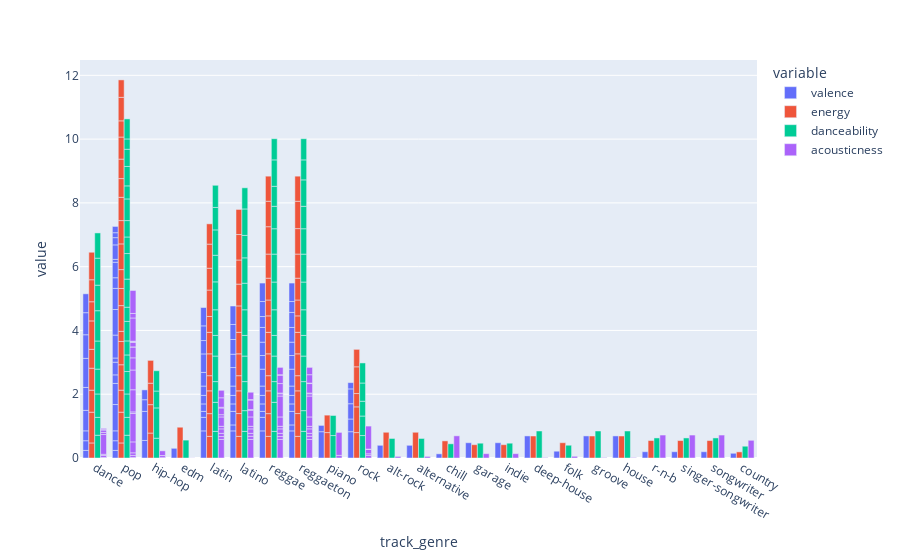

Notebook code for this chart:
### Markdown cell above
# Visualization of dataset

### Code cell
# Selecting the top 100 tracks based on the 'popularity' column
popular_genres = music_data.nlargest(100, 'popularity')

# Creating a grouped bar chart using Plotly Express to visualize track characteristics
fig = px.bar(
    popular_genres, 
    x='track_genre', 
    y=['valence', 'energy', 'danceability', 'acousticness'], 
    barmode='group'
)

# Displaying the interactive bar chart
fig.show()

### Figure 1 — Plotly figure (JSON) as saved in the notebook; plotly's stock layout.template omitted (floating-point values rounded to 4 significant figures)
{"data": [{"alignmentgroup": "True", "hovertemplate": "variable=valence<br>track_genre=%{x}<br>value=%{y}<extra></extra>", "legendgroup": "valence", "marker": {"color": "#636efa", "pattern": {"shape": ""}}, "name": "valence", "offsetgroup": "valence", "orientation": "v", "showlegend": true, "textposition": "auto", "type": "bar", "x": ["dance", "pop", "hip-hop", "dance", "edm", "latin", "latino", "pop", "reggae", "reggaeton", "latin", "latin", "latino", "latino", "reggae", "reggae", "reggaeton", "reggaeton", "dance", "latin", "latino", "piano", "pop", "pop", "rock", "latin", "latino", "pop", "reggae", "reggaeton", "latin", "latino", "pop", "reggae", "reggae", "reggaeton", "reggaeton", "alt-rock", "alternative", "chill", "dance", "latin", "pop", "pop", "reggae", "reggae", "reggaeton", "reggaeton", "rock", "dance", "dance", "garage", "hip-hop", "indie", "pop", "pop", "pop", "rock", "hip-hop", "latin", "latin", "latin", "latino", "latino", "latino", "pop", "reggae", "reggaeton", "dance", "dance", "deep-house", "folk", "groove", "hip-hop", "house", "latin", "latino", "latino", "piano", "pop", "pop", "pop", "pop", "pop", "pop", "r-n-b", "reggae", "reggae", "reggae", "reggae", "reggaeton", "reggaeton", "reggaeton", "reggaeton", "rock", "rock", "singer-songwriter", "songwriter", "country", "dance"], "xaxis": "x", "y": [0.238, 0.238, 0.55, 0.304, 0.304, 0.85, 0.85, 0.304, 0.85, 0.85, 0.425, 0.187, 0.187, 0.425, 0.425, 0.187, 0.187, 0.425, 0.31, 0.234, 0.234, 0.825, 0.31, 0.825, 0.825, 0.268, 0.268, 0.662, 0.234, 0.234, 0.292, 0.292, 0.268, 0.268, 0.292, 0.268, 0.292, 0.398, 0.398, 0.131, 0.642, 0.428, 0.398, 0.131, 0.53, 0.428, 0.53, 0.428, 0.398, 0.719, 0.912, 0.479, 0.912, 0.479, 0.719, 0.802, 0.662, 0.479, 0.366, 0.58, 0.419, 0.461, 0.58, 0.419, 0.461, 0.334, 0.419, 0.419, 0.74, 0.692, 0.692, 0.213, 0.692, 0.308, 0.692, 0.575, 0.471, 0.579, 0.197, 0.486, 0.0899, 0.454, 0.227, 0.155, 0.197, 0.197, 0.461, 0.342, 0.471, 0.579, 0.461, 0.471, 0.342, 0.579, 0.465, 0.197, 0.197, 0.197, 0.148, 0.592], "yaxis": "y"}, {"alignmentgroup": "True", "hovertemplate": "variable=energy<br>track_genre=%{x}<br>value=%{y}<extra></extra>", "legendgroup": "energy", "marker": {"color": "#EF553B", "pattern": {"shape": ""}}, "name": "energy", "offsetgroup": "energy", "orientation": "v", "showlegend": true, "textposition": "auto", "type": "bar", "x": ["dance", "pop", "hip-hop", "dance", "edm", "latin", "latino", "pop", "reggae", "reggaeton", "latin", "latin", "latino", "latino", "reggae", "reggae", "reggaeton", "reggaeton", "dance", "latin", "latino", "piano", "pop", "pop", "rock", "latin", "latino", "pop", "reggae", "reggaeton", "latin", "latino", "pop", "reggae", "reggae", "reggaeton", "reggaeton", "alt-rock", "alternative", "chill", "dance", "latin", "pop", "pop", "reggae", "reggae", "reggaeton", "reggaeton", "rock", "dance", "dance", "garage", "hip-hop", "indie", "pop", "pop", "pop", "rock", "hip-hop", "latin", "latin", "latin", "latino", "latino", "latino", "pop", "reggae", "reggaeton", "dance", "dance", "deep-house", "folk", "groove", "hip-hop", "house", "latin", "latino", "latino", "piano", "pop", "pop", "pop", "pop", "pop", "pop", "r-n-b", "reggae", "reggae", "reggae", "reggae", "reggaeton", "reggaeton", "reggaeton", "reggaeton", "rock", "rock", "singer-songwriter", "songwriter", "country", "dance"], "xaxis": "x", "y": [0.472, 0.472, 0.782, 0.965, 0.965, 0.679, 0.679, 0.965, 0.679, 0.679, 0.712, 0.715, 0.715, 0.712, 0.712, 0.715, 0.715, 0.712, 0.69, 0.475, 0.475, 0.797, 0.69, 0.797, 0.797, 0.686, 0.686, 0.731, 0.475, 0.475, 0.674, 0.674, 0.317, 0.686, 0.674, 0.686, 0.674, 0.807, 0.807, 0.537, 0.689, 0.498, 0.807, 0.537, 0.516, 0.498, 0.516, 0.498, 0.807, 0.592, 0.891, 0.417, 0.891, 0.417, 0.592, 0.806, 0.731, 0.417, 0.673, 0.828, 0.684, 0.756, 0.828, 0.684, 0.756, 0.73, 0.684, 0.684, 0.601, 0.69, 0.69, 0.479, 0.69, 0.715, 0.69, 0.636, 0.799, 0.786, 0.547, 0.587, 0.611, 0.692, 0.508, 0.737, 0.547, 0.547, 0.756, 0.858, 0.799, 0.786, 0.756, 0.799, 0.858, 0.786, 0.839, 0.547, 0.547, 0.547, 0.192, 0.862], "yaxis": "y"}, {"alignmentgroup": "True", "hovertemplate": "variable=danceability<br>track_genre=%{x}<br>value=%{y}<extra></extra>", "legendgroup": "danceability", "marker": {"color": "#00cc96", "pattern": {"shape": ""}}, "name": "danceability", "offsetgroup": "danceability", "orientation": "v", "showlegend": true, "textposition": "auto", "type": "bar", "x": ["dance", "pop", "hip-hop", "dance", "edm", "latin", "latino", "pop", "reggae", "reggaeton", "latin", "latin", "latino", "latino", "reggae", "reggae", "reggaeton", "reggaeton", "dance", "latin", "latino", "piano", "pop", "pop", "rock", "latin", "latino", "pop", "reggae", "reggaeton", "latin", "latino", "pop", "reggae", "reggae", "reggaeton", "reggaeton", "alt-rock", "alternative", "chill", "dance", "latin", "pop", "pop", "reggae", "reggae", "reggaeton", "reggaeton", "rock", "dance", "dance", "garage", "hip-hop", "indie", "pop", "pop", "pop", "rock", "hip-hop", "latin", "latin", "latin", "latino", "latino", "latino", "pop", "reggae", "reggaeton", "dance", "dance", "deep-house", "folk", "groove", "hip-hop", "house", "latin", "latino", "latino", "piano", "pop", "pop", "pop", "pop", "pop", "pop", "r-n-b", "reggae", "reggae", "reggae", "reggae", "reggaeton", "reggaeton", "reggaeton", "reggaeton", "rock", "rock", "singer-songwriter", "songwriter", "country", "dance"], "xaxis": "x", "y": [0.714, 0.714, 0.621, 0.561, 0.561, 0.835, 0.835, 0.561, 0.835, 0.835, 0.911, 0.65, 0.65, 0.911, 0.911, 0.65, 0.65, 0.911, 0.733, 0.801, 0.801, 0.704, 0.733, 0.704, 0.704, 0.647, 0.647, 0.52, 0.801, 0.801, 0.804, 0.804, 0.44, 0.647, 0.804, 0.647, 0.804, 0.612, 0.612, 0.445, 0.78, 0.876, 0.612, 0.445, 0.87, 0.876, 0.87, 0.876, 0.612, 0.881, 0.95, 0.464, 0.95, 0.464, 0.881, 0.801, 0.52, 0.464, 0.529, 0.834, 0.795, 0.704, 0.834, 0.795, 0.704, 0.514, 0.795, 0.795, 0.801, 0.847, 0.847, 0.4, 0.847, 0.637, 0.847, 0.695, 0.829, 0.663, 0.629, 0.679, 0.41, 0.609, 0.539, 0.323, 0.629, 0.629, 0.704, 0.627, 0.829, 0.663, 0.704, 0.829, 0.627, 0.663, 0.572, 0.629, 0.629, 0.629, 0.369, 0.791], "yaxis": "y"}, {"alignmentgroup": "True", "hovertemplate": "variable=acousticness<br>track_genre=%{x}<br>value=%{y}<extra></extra>", "legendgroup": "acousticness", "marker": {"color": "#ab63fa", "pattern": {"shape": ""}}, "name": "acousticness", "offsetgroup": "acousticness", "orientation": "v", "showlegend": true, "textposition": "auto", "type": "bar", "x": ["dance", "pop", "hip-hop", "dance", "edm", "latin", "latino", "pop", "reggae", "reggaeton", "latin", "latin", "latino", "latino", "reggae", "reggae", "reggaeton", "reggaeton", "dance", "latin", "latino", "piano", "pop", "pop", "rock", "latin", "latino", "pop", "reggae", "reggaeton", "latin", "latino", "pop", "reggae", "reggae", "reggaeton", "reggaeton", "alt-rock", "alternative", "chill", "dance", "latin", "pop", "pop", "reggae", "reggae", "reggaeton", "reggaeton", "rock", "dance", "dance", "garage", "hip-hop", "indie", "pop", "pop", "pop", "rock", "hip-hop", "latin", "latin", "latin", "latino", "latino", "latino", "pop", "reggae", "reggaeton", "dance", "dance", "deep-house", "folk", "groove", "hip-hop", "house", "latin", "latino", "latino", "piano", "pop", "pop", "pop", "pop", "pop", "pop", "r-n-b", "reggae", "reggae", "reggae", "reggae", "reggaeton", "reggaeton", "reggaeton", "reggaeton", "rock", "rock", "singer-songwriter", "songwriter", "country", "dance"], "xaxis": "x", "y": [0.013, 0.013, 0.0125, 0.00383, 0.00383, 0.583, 0.583, 0.00383, 0.583, 0.583, 0.0901, 0.0993, 0.0993, 0.0901, 0.0901, 0.0993, 0.0993, 0.0901, 0.0635, 0.141, 0.141, 0.0826, 0.0635, 0.0826, 0.0826, 0.08, 0.08, 0.342, 0.141, 0.141, 0.294, 0.294, 0.891, 0.08, 0.294, 0.08, 0.294, 0.0495, 0.0495, 0.695, 0.0368, 0.0706, 0.0495, 0.695, 0.656, 0.0706, 0.656, 0.0706, 0.0495, 0.619, 0.0645, 0.136, 0.0645, 0.136, 0.619, 0.382, 0.342, 0.136, 0.000307, 0.21, 0.0225, 0.298, 0.21, 0.0225, 0.298, 0.00146, 0.0225, 0.0225, 0.0777, 0.0127, 0.0127, 0.0529, 0.0127, 0.148, 0.0127, 0.234, 0.0151, 0.229, 0.72, 0.141, 0.0228, 0.0157, 0.727, 0.142, 0.72, 0.72, 0.298, 0.263, 0.0151, 0.229, 0.298, 0.0151, 0.263, 0.229, 0.013, 0.72, 0.72, 0.72, 0.555, 0.037], "yaxis": "y"}], "layout": {"barmode": "group", "legend": {"title": {"text": "variable"}, "tracegroupgap": 0}, "margin": {"t": 60}, "xaxis": {"anchor": "y", "domain": [0, 1], "title": {"text": "track_genre"}}, "yaxis": {"anchor": "x", "domain": [0, 1], "title": {"text": "value"}}}}
